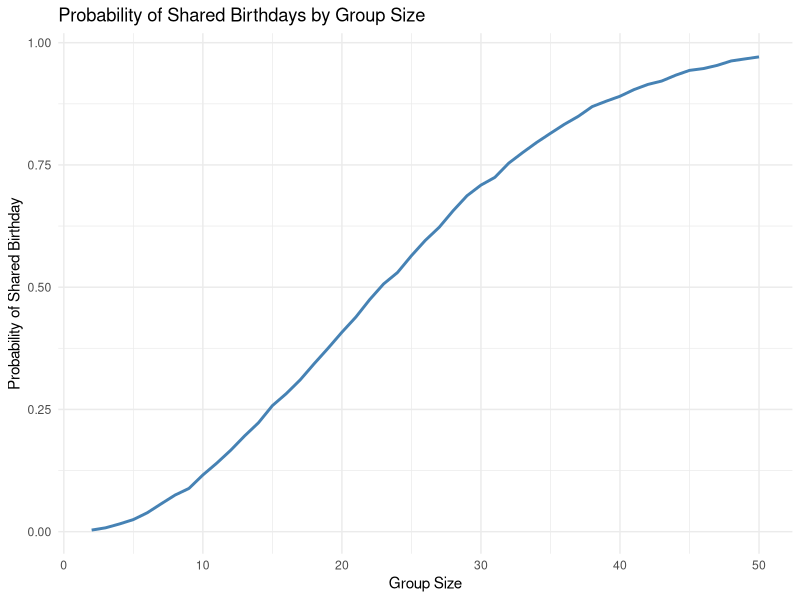

The R source for this figure:
## ---- chunk 1
library(tidyverse)

knitr::opts_chunk$set(
  echo = TRUE,
  warning = FALSE,
  message = FALSE
)
## ---- chunk 2
birthday_repeated = function(n_room) {
  birthdays = sample(1:365, size = n_room, replace = TRUE)
  
  repeated_birthdays = length(unique(birthdays)) < n_room
  
  return(repeated_birthdays)
}
## ---- chunk 3
set.seed(123)

birthday_results = 
  expand_grid(
    n_room = 2:50,
    sim = 1:10000
  ) |>
  mutate(
    repeated = map_lgl(n_room, birthday_repeated)
  )

birthday_prob = birthday_results |>
  group_by(n_room) |>
  summarize(
    probability = mean(repeated)
  )
## ---- chunk 4

birthday_prob |>
  ggplot(aes(x = n_room, y = probability)) +
  geom_line(color = "steelblue", linewidth = 1) +
  labs(
    title = "Probability of Shared Birthdays by Group Size",
    x = "Group Size",
    y = "Probability of Shared Birthday"
  ) +
  theme_minimal()
